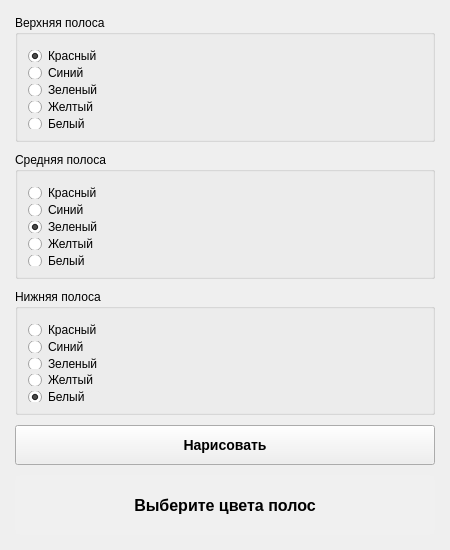
<?xml version="1.0" encoding="UTF-8"?>
<ui version="4.0">
 <class>MainWindow</class>
 <widget class="QMainWindow" name="MainWindow">
  <property name="geometry">
   <rect>
    <x>0</x>
    <y>0</y>
    <width>450</width>
    <height>550</height>
   </rect>
  </property>
  <property name="windowTitle">
   <string>Текстовый флаг</string>
  </property>
  <property name="sizePolicy">
   <sizepolicy hsizetype="Fixed" vsizetype="Fixed">
    <horstretch>0</horstretch>
    <verstretch>0</verstretch>
   </sizepolicy>
  </property>
  <property name="minimumSize">
   <size>
    <width>450</width>
    <height>550</height>
   </size>
  </property>
  <property name="maximumSize">
   <size>
    <width>450</width>
    <height>550</height>
   </size>
  </property>
  <widget class="QWidget" name="centralwidget">
   <layout class="QVBoxLayout" name="verticalLayout">
    <property name="leftMargin">
     <number>15</number>
    </property>
    <property name="topMargin">
     <number>15</number>
    </property>
    <property name="rightMargin">
     <number>15</number>
    </property>
    <property name="bottomMargin">
     <number>15</number>
    </property>
    <property name="spacing">
     <number>10</number>
    </property>
    <item>
     <widget class="QGroupBox" name="groupBox">
      <property name="title">
       <string>Верхняя полоса</string>
      </property>
      <layout class="QVBoxLayout" name="verticalLayout_2">
       <property name="leftMargin">
        <number>10</number>
       </property>
       <property name="topMargin">
        <number>15</number>
       </property>
       <property name="rightMargin">
        <number>10</number>
       </property>
       <property name="bottomMargin">
        <number>10</number>
       </property>
       <property name="spacing">
        <number>5</number>
       </property>
       <item>
        <widget class="QRadioButton" name="top_red">
         <property name="text">
          <string>Красный</string>
         </property>
         <property name="checked">
          <bool>true</bool>
         </property>
        </widget>
       </item>
       <item>
        <widget class="QRadioButton" name="top_blue">
         <property name="text">
          <string>Синий</string>
         </property>
        </widget>
       </item>
       <item>
        <widget class="QRadioButton" name="top_green">
         <property name="text">
          <string>Зеленый</string>
         </property>
        </widget>
       </item>
       <item>
        <widget class="QRadioButton" name="top_yellow">
         <property name="text">
          <string>Желтый</string>
         </property>
        </widget>
       </item>
       <item>
        <widget class="QRadioButton" name="top_white">
         <property name="text">
          <string>Белый</string>
         </property>
        </widget>
       </item>
      </layout>
     </widget>
    </item>
    <item>
     <widget class="QGroupBox" name="groupBox_2">
      <property name="title">
       <string>Средняя полоса</string>
      </property>
      <layout class="QVBoxLayout" name="verticalLayout_3">
       <property name="leftMargin">
        <number>10</number>
       </property>
       <property name="topMargin">
        <number>15</number>
       </property>
       <property name="rightMargin">
        <number>10</number>
       </property>
       <property name="bottomMargin">
        <number>10</number>
       </property>
       <property name="spacing">
        <number>5</number>
       </property>
       <item>
        <widget class="QRadioButton" name="middle_red">
         <property name="text">
          <string>Красный</string>
         </property>
        </widget>
       </item>
       <item>
        <widget class="QRadioButton" name="middle_blue">
         <property name="text">
          <string>Синий</string>
         </property>
        </widget>
       </item>
       <item>
        <widget class="QRadioButton" name="middle_green">
         <property name="text">
          <string>Зеленый</string>
         </property>
         <property name="checked">
          <bool>true</bool>
         </property>
        </widget>
       </item>
       <item>
        <widget class="QRadioButton" name="middle_yellow">
         <property name="text">
          <string>Желтый</string>
         </property>
        </widget>
       </item>
       <item>
        <widget class="QRadioButton" name="middle_white">
         <property name="text">
          <string>Белый</string>
         </property>
        </widget>
       </item>
      </layout>
     </widget>
    </item>
    <item>
     <widget class="QGroupBox" name="groupBox_3">
      <property name="title">
       <string>Нижняя полоса</string>
      </property>
      <layout class="QVBoxLayout" name="verticalLayout_4">
       <property name="leftMargin">
        <number>10</number>
       </property>
       <property name="topMargin">
        <number>15</number>
       </property>
       <property name="rightMargin">
        <number>10</number>
       </property>
       <property name="bottomMargin">
        <number>10</number>
       </property>
       <property name="spacing">
        <number>5</number>
       </property>
       <item>
        <widget class="QRadioButton" name="bottom_red">
         <property name="text">
          <string>Красный</string>
         </property>
        </widget>
       </item>
       <item>
        <widget class="QRadioButton" name="bottom_blue">
         <property name="text">
          <string>Синий</string>
         </property>
        </widget>
       </item>
       <item>
        <widget class="QRadioButton" name="bottom_green">
         <property name="text">
          <string>Зеленый</string>
         </property>
        </widget>
       </item>
       <item>
        <widget class="QRadioButton" name="bottom_yellow">
         <property name="text">
          <string>Желтый</string>
         </property>
        </widget>
       </item>
       <item>
        <widget class="QRadioButton" name="bottom_white">
         <property name="text">
          <string>Белый</string>
         </property>
         <property name="checked">
          <bool>true</bool>
         </property>
        </widget>
       </item>
      </layout>
     </widget>
    </item>
    <item>
     <widget class="QPushButton" name="drawButton">
      <property name="text">
       <string>Нарисовать</string>
      </property>
      <property name="minimumSize">
       <size>
        <width>0</width>
        <height>40</height>
       </size>
      </property>
      <property name="styleSheet">
       <string notr="true">font-size: 14px; font-weight: bold;</string>
      </property>
     </widget>
    </item>
    <item>
     <widget class="QLabel" name="resultLabel">
      <property name="text">
       <string>Выберите цвета полос</string>
      </property>
      <property name="alignment">
       <set>Qt::AlignCenter</set>
      </property>
      <property name="styleSheet">
       <string notr="true">font-size: 16px; font-weight: bold; padding: 15px; background-color: #f0f0f0; border-radius: 5px;</string>
      </property>
      <property name="frameShape">
       <enum>QFrame::Box</enum>
      </property>
      <property name="minimumSize">
       <size>
        <width>0</width>
        <height>60</height>
       </size>
      </property>
     </widget>
    </item>
   </layout>
  </widget>
 </widget>
 <resources/>
 <connections/>
</ui>
